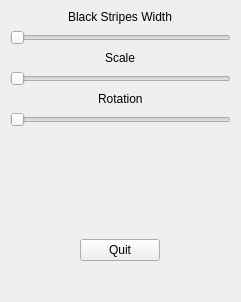
<?xml version="1.0" encoding="UTF-8"?>
<ui version="4.0">
 <class>Zebra</class>
 <widget class="QWidget" name="Zebra">
  <property name="geometry">
   <rect>
    <x>0</x>
    <y>0</y>
    <width>241</width>
    <height>302</height>
   </rect>
  </property>
  <property name="windowTitle">
   <string>Zebra Stripes Tool</string>
  </property>
  <widget class="QWidget" name="verticalLayoutWidget">
   <property name="geometry">
    <rect>
     <x>10</x>
     <y>10</y>
     <width>221</width>
     <height>251</height>
    </rect>
   </property>
   <layout class="QVBoxLayout" name="verticalLayout">
    <property name="sizeConstraint">
     <enum>QLayout::SetMinimumSize</enum>
    </property>
    <item alignment="Qt::AlignHCenter">
     <widget class="QLabel" name="label">
      <property name="text">
       <string>Black Stripes Width</string>
      </property>
     </widget>
    </item>
    <item>
     <widget class="QSlider" name="horizontalSlider">
      <property name="orientation">
       <enum>Qt::Horizontal</enum>
      </property>
     </widget>
    </item>
    <item alignment="Qt::AlignHCenter">
     <widget class="QLabel" name="label_2">
      <property name="text">
       <string>Scale</string>
      </property>
     </widget>
    </item>
    <item>
     <widget class="QSlider" name="horizontalSlider_2">
      <property name="orientation">
       <enum>Qt::Horizontal</enum>
      </property>
     </widget>
    </item>
    <item alignment="Qt::AlignHCenter">
     <widget class="QLabel" name="label_3">
      <property name="text">
       <string>Rotation</string>
      </property>
     </widget>
    </item>
    <item>
     <widget class="QSlider" name="horizontalSlider_3">
      <property name="orientation">
       <enum>Qt::Horizontal</enum>
      </property>
     </widget>
    </item>
    <item>
     <spacer name="verticalSpacer">
      <property name="orientation">
       <enum>Qt::Vertical</enum>
      </property>
      <property name="sizeHint" stdset="0">
       <size>
        <width>20</width>
        <height>40</height>
       </size>
      </property>
     </spacer>
    </item>
    <item alignment="Qt::AlignHCenter">
     <widget class="QPushButton" name="pushButton">
      <property name="text">
       <string>Quit</string>
      </property>
     </widget>
    </item>
   </layout>
  </widget>
 </widget>
 <resources/>
 <connections>
  <connection>
   <sender>pushButton</sender>
   <signal>released()</signal>
   <receiver>Zebra</receiver>
   <slot>close()</slot>
   <hints>
    <hint type="sourcelabel">
     <x>119</x>
     <y>242</y>
    </hint>
    <hint type="destinationlabel">
     <x>120</x>
     <y>150</y>
    </hint>
   </hints>
  </connection>
 </connections>
</ui>
